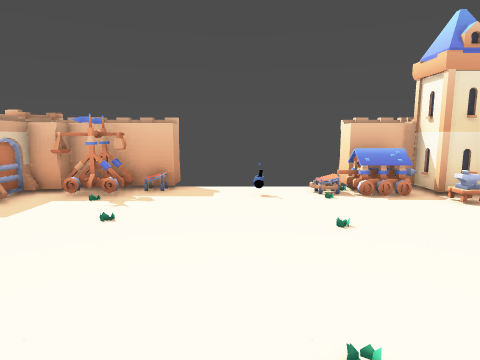
[1] (above)

12 first-person views from a walk through a Unity game level. The camera is 1.5 m above the floor, tilts 8° down and sees 75° across. The floor is counted in squares, 1 m on a side. Each view is taken from the middle of a square. On the plan, view 1 faces up. The plan holds only what a view shows up to about 15 squares ahead; the rest is blank. The place goes on beyond the plan. The player is left out. Some animated figures are not drawn. Door leaves are left out, so doorways stand open.

[2]
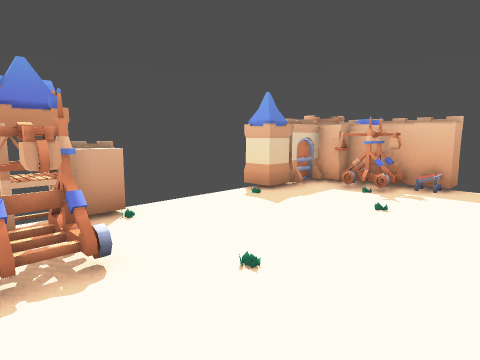

[3]
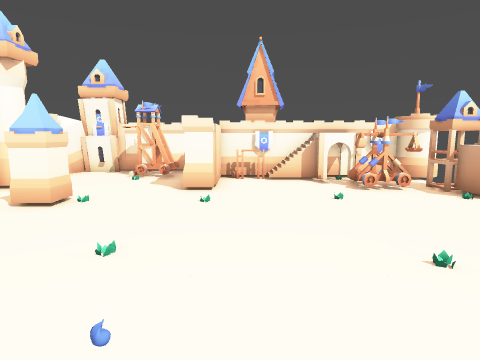

[4]
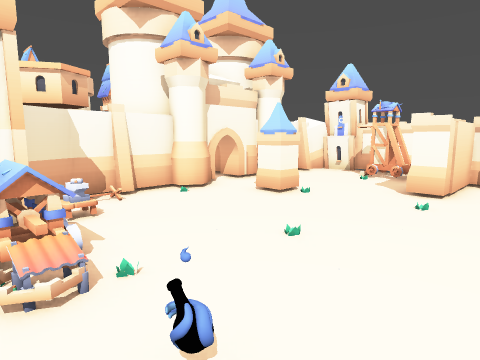

[5]
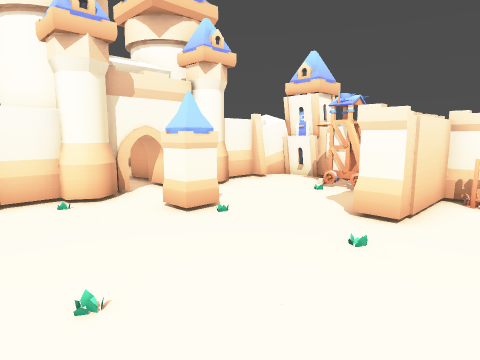

[6]
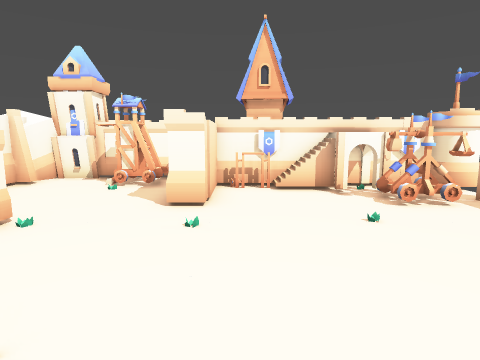

[7]
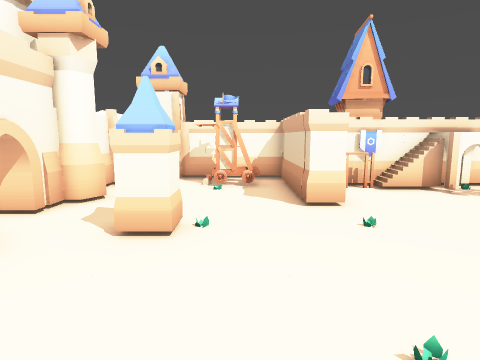

[8]
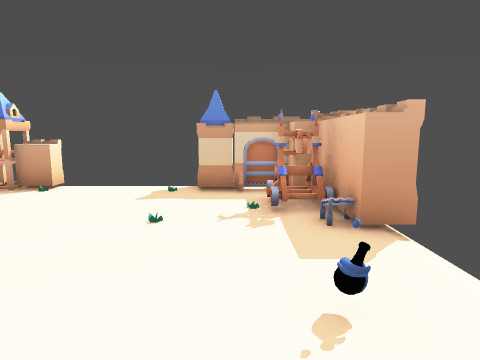

[9]
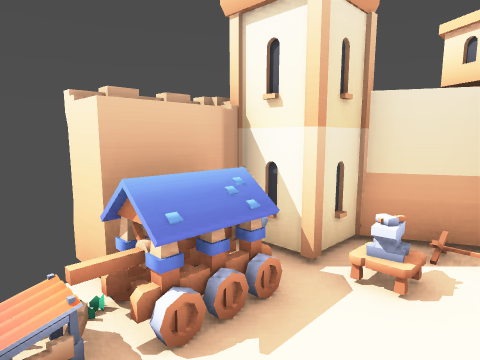

[10]
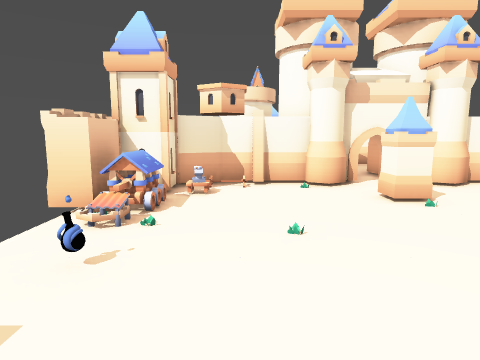

[11]
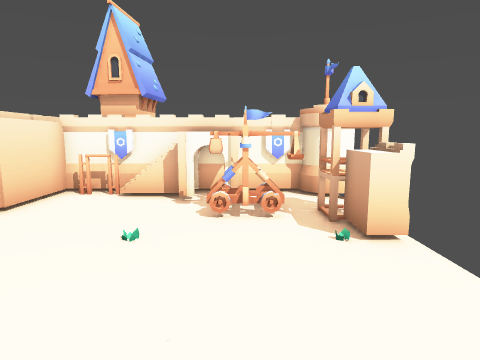

[12]
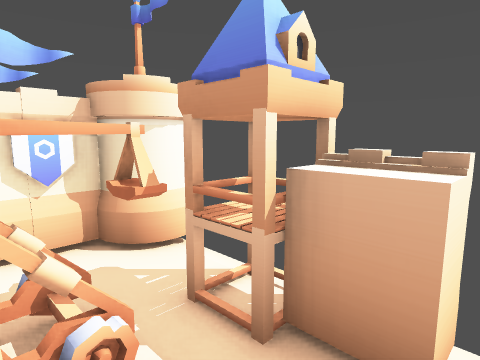

### Floor plan
Points are (right, up) in squares from view 1. A wall is a line through its corners. A room is listed if a view was taken in it or the views show most of it. See-through windows are left out.
Room 1 (views 1, 2, 3, 4, 5, 6, 7, 8, 9, 10, 11, 12)
walls: (6.7, 2.7) (6.3, 3.4) (6.6, 3.9); (6.9, 3.9) (6.9, 6.6); (-3.7, -1.1) (-3.7, -1.6); (6.9, 0.1) (6.9, 2.8); (-4, -1.3) (-2.6, -1.3) (-2.6, -2.6); (6.6, -1.1) (6.2, -0.4) (6.6, 0.1); (7, 6.5) (6.3, 7.9) (5.1, 7.9) (5.1, 8.9) (3.4, 8.9); (-6.3, 1.7) (-6.3, 0.7); (-1.9, 9.9) (-1.9, 8.9) (-3.5, 8.9); (-6.5, 1.7) (-5.8, 1.7) (-5.8, 0.6); (-3.1, 9.6) (-4.4, 9.6); (-4.4, 8.9) (-4.8, 8.9) (-4.8, 8.4); (5, -4) (6.5, -4); (5.2, -4.2) (6.3, -4.2) (6.9, -2.9) (6.9, -1.1); (-5.6, 8.4) (-5.6, 5.8) (-6.8, 5.8); (-5.7, -2.4) (0.7, -2.4) (0.7, 0.4) (1.5, 0.4) (1.5, -4.2) (4.2, -4.2)
low walls: (-2.1, 9) (-2.1, 8.5)
objects: other object (-6, 0); other object (-6, 5); other object (-5, 0) to (-4, 0); other object (-5, 8) to (-3, 9); other object (-3, 7); other object (-2, 2); other object (-2, 5); other object (-1, -2); other object (0, -2); other object (1, 2); other object (1, 8); other object (2, 5); other object (2, 8); other object (3, -3) to (4, -3); other object (3, 8) to (4, 8); other object (3, 9); other object (4, -2); other object (4, 2); other object (6, 4)

Where each view was taken, in squares from view 1:
view 1: 0 up, 0 right, facing up
view 2: 1 down, 0 right, facing up-left
view 3: 9 up, 0 right, facing down
view 4: 9 up, 1 left, facing down-right
view 5: 6 up, 1 left, facing down-right
view 6: 7 up, 0 right, facing down
view 7: 7 up, 3 right, facing down
view 8: 7 up, 3 right, facing left
view 9: 6 up, 2 right, facing up-right
view 10: 6 up, 3 left, facing right
view 11: 6 up, 4 left, facing down
view 12: 2 up, 4 left, facing down-left
